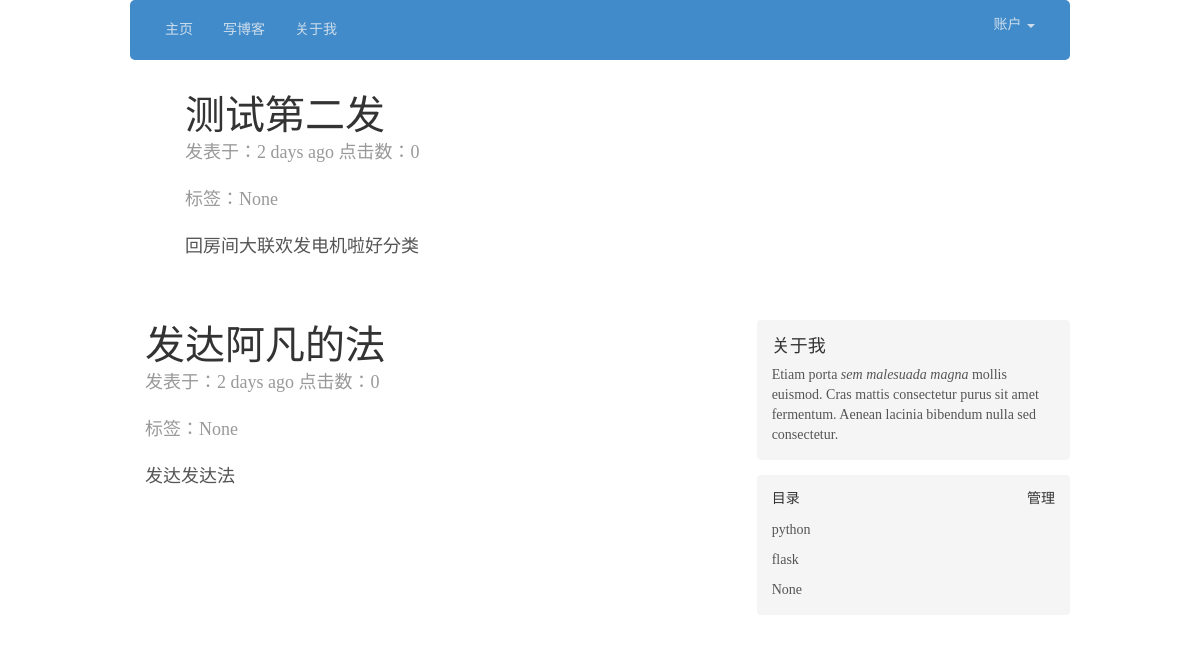
The page / (signed in) on the database its author committed.
### app/models.py (models this page shows, shortened)
class Post(db.Model):
    __tablename__ = 'posts'
    id = db.Column(db.Integer, primary_key = True)
    title = db.Column(db.String(128))
    body = db.Column(db.Text())
    timestamp = db.Column(db.DateTime, index = True, default = datetime.utcnow)
    summary = db.Column(db.Text)
    count = db.Column(db.Integer, default = 0, index = True)
    author_id = db.Column(db.Integer, db.ForeignKey('users.id'))
    category_id = db.Column(db.Integer, db.ForeignKey('categorys.id'))
    category = db.relationship('Category',
                                foreign_keys=[category_id],
                                backref = db.backref('posts', lazy = 'dynamic'))

class Category(db.Model):
    __tablename__ = 'categorys'
    id = db.Column(db.Integer, primary_key=True)
    name = db.Column(db.String(64), unique=True)
    count = db.Column(db.Integer, default=0, index=True)

### app/main/views.py (the view)
@main.route('/', methods = ['GET', 'POST'])
def index():
    posts = Post.query.order_by(Post.timestamp.desc())
    categories = Category.query.order_by(Category.count.desc())
    return render_template('index.html', posts = posts, categories = categories)

### app/models.py (called while the page is built)
@login_manager.user_loader
def load_user(user_id):
    return User.query.get(int(user_id))

### app/templates/index.html
{% extends 'base.html' %}
{% block page_content %}
        {% include '_posts.html' %}
    <div class="col-sm-4 col-md-4 blog-sidebar">
      <div class="sidebar-module sidebar-module-inset">
        <h4>关于我</h4>
        <p>Etiam porta <em>sem malesuada magna</em> mollis euismod. Cras mattis consectetur purus sit amet fermentum. Aenean lacinia bibendum nulla sed consectetur.</p>
      </div>
      <div class="sidebar-module sidebar-module-inset">
          <div style="margin-bottom: 30px">
            <div style="float: left"><h5>目录</h5></div>
            <div style="float: right"><a href="/category"><h5>管理</h5></a></div>
          </div>
          {% for category in categories %}
            <p>{{ category.name }}</p>
          {% endfor %}
    </div>
    </div>
{% endblock %}

### app/templates/_posts.html
<ul>
    {% for post in posts %}
    <li class="post">
        <div class="col-sm-7 col-md-8 blog-main">
          <div class="blog-post">
            <a href="{{ url_for('main.post', id = post.id)}}"><h2 class="blog-post-title">{{ post.title }}</h2></a>
            <div><p class="blog-post-meta">发表于：{{ moment(post.timestamp).fromNow() }}  点击数：{{ post.count }}</p></div>
            <div>
              {% if post.category.name != 'None' %}
              <p class="blog-post-meta">标签：{{post.category}}</p>
              {% endif %}
            </div>
            <div class="post-body"> {{ post.body }} </div>
        </div>
    </li>
</ul>
    {% endfor %}

### app/static/blog.css (style rules this page uses)
body { font-family: Georgia, "Times New Roman", Times, serif; color: #555; }
h1, .h1, h2, .h2, h3, .h3, h4, .h4, h5, .h5, h6, .h6 { margin-top: 0; font-family: "Helvetica Neue", Helvetica, Arial, sans-serif; font-weight: normal; color: #333; }
.blog-main { font-size: 18px; line-height: 1.5; }
.sidebar-module { padding: 15px; margin: 0 -15px 15px; }
.sidebar-module-inset { padding: 15px; background-color: #f5f5f5; border-radius: 4px; }
.sidebar-module-inset p:last-child, .sidebar-module-inset ul:last-child, .sidebar-module-inset ol:last-child { margin-bottom: 0; }
li { list-style-type:none; }
.blog-post { margin-bottom: 60px; }
.blog-post-title { margin-bottom: 5px; font-size: 40px; }
.blog-post-meta { margin-bottom: 20px; color: #999; }

### rows shown on the page
Post: title "测试第二发", timestamp "2 days ago", count "0", category "None", body "回房间大联欢发电机啦好分类"
Post: title "发达阿凡的法", timestamp "2 days ago", count "0", category "None", body "发达发达法"
Category: name "python"
Category: name "flask"
Category: name "None"
